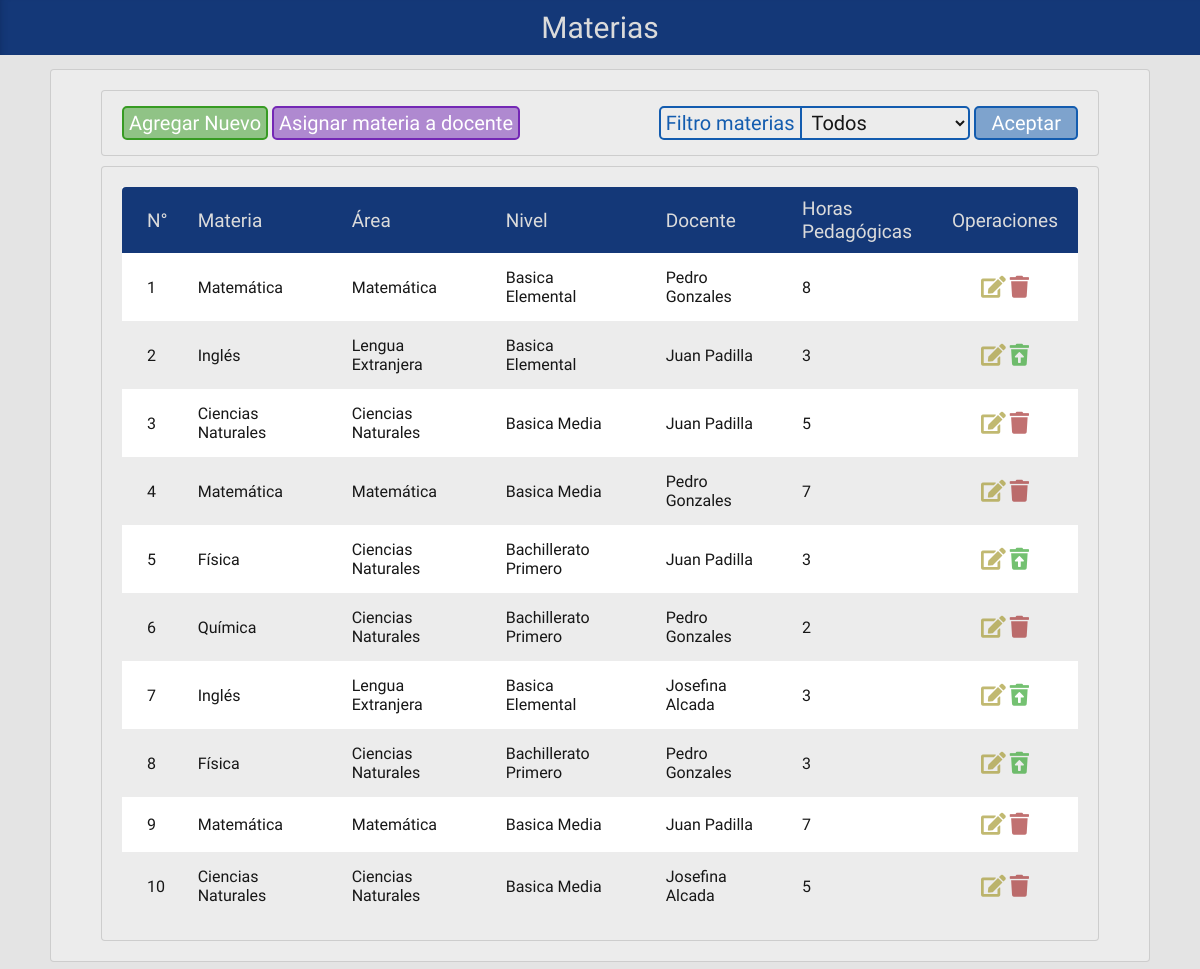
The page /php/editar_materia.php on the database as committed earlier.
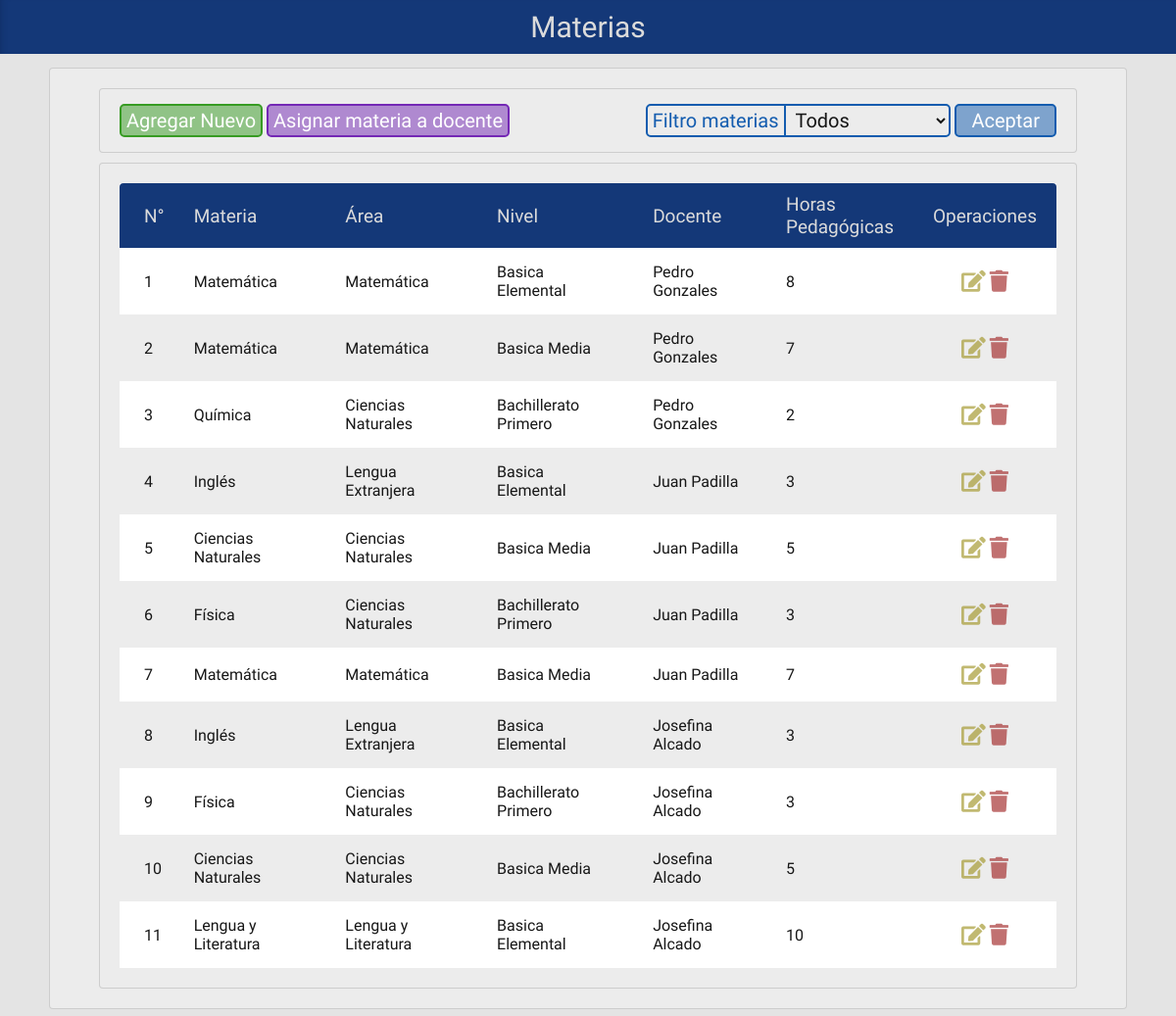
The same page on the database as committed later.
### tables this page shows
CREATE TABLE `materias` (
  `MAT_CODIGO` int(2) NOT NULL,
  `DOC_CODIGO` int(2) DEFAULT NULL,
  `MAT_NOMBRE` varchar(35) NOT NULL,
  `MAT_AREA` varchar(30) NOT NULL,
  `MAT_CARGAHORARIA` int(2) NOT NULL,
  `NIV_CODIGO` int(2) NOT NULL,
  `MAT_ESTADO` int(1) NOT NULL DEFAULT '1'
);

CREATE TABLE `nivel` (
  `NIV_CODIGO` int(2) NOT NULL,
  `NIV_NOMBRE` varchar(20) NOT NULL,
  `NIV_SUBNIVEL` varchar(20) NOT NULL,
  `NIV_ESTADO` int(1) NOT NULL DEFAULT '1'
);

CREATE TABLE `docente` (
  `DOC_CODIGO` int(2) NOT NULL,
  `USU_CODIGO` int(2) NOT NULL,
  `DOC_NOMBRE` varchar(35) NOT NULL,
  `DOC_APELLIDO` varchar(35) NOT NULL,
  `DOC_TELEFONO` int(10) NOT NULL,
  `DOC_CEDULA` varchar(10) NOT NULL,
  `DOC_FNACIMIENTO` date NOT NULL,
  `DOC_DIRECCION` varchar(50) NOT NULL,
  `DOC_CARGAHORARIA` int(2) DEFAULT NULL,
  `DOC_ESTADO` int(1) NOT NULL DEFAULT '1'
);

### php/editar_materia.php (the view, shortened to what the changed rows need)
<!doctype html>
<html>
<head>
	<link href="../css/estiloMostrar.css" rel="stylesheet" type="text/css">
	<link rel="stylesheet" href="https://use.fontawesome.com/releases/v5.8.1/css/all.css">
</head>
<body>
<div class="contenedor">
	<?php
	$conn = new mysqli( "localhost", "admin", "admin", "horarios" );
	$result = mysqli_query( $conn, "select * from materias m, docente d, nivel n where m.doc_codigo=d.doc_codigo and m.niv_codigo=n.niv_codigo" );
	$activos = mysqli_query( $conn, "select * from materias m, docente d, nivel n where m.doc_codigo=d.doc_codigo and m.niv_codigo=n.niv_codigo and m.mat_estado=1" );
	$desactivos = mysqli_query( $conn, "select * from materias m, docente d, nivel n where m.doc_codigo=d.doc_codigo and m.niv_codigo=n.niv_codigo and m.mat_estado=0" );
	$materiasq = mysqli_query($conn, "select *, count(case MAT_ESTADO when '1' then 1 else null end and case d.DOC_ESTADO when '1' then 1 else null end) docentes, sum(m.MAT_ESTADO) estado from materias m, docente d, nivel n where (m.doc_codigo=d.doc_codigo or m.doc_codigo is null) and m.niv_codigo=n.niv_codigo group by m.MAT_NOMBRE, m.NIV_CODIGO order by mat_nombre");
	?>
	<div class="cuerpo">
	<div class="cont-tabla">
	<table>
		<thead>
			<tr>
				<th>N°</th>
				<th>Materia</th>
				<th>Área</th>
				<th>Nivel</th>
				<th>Docente</th>
				<th>Horas<br>Pedagógicas</th>
				<th>Operaciones</th>
			</tr>
		</thead>
		<tbody>
			<?php
			$estado = $_POST[ 'estado' ];
			if ( $estado == 'Todos' ||  $estado == '') {
				$cont = 1;
				while ( $row = mysqli_fetch_array( $result ) ) {
					echo '<tr><td>' .$cont. '</td>';
					echo '<td>' . $row[ "MAT_NOMBRE" ] . '</td>';
					echo '<td>' . $row[ "MAT_AREA" ] . '</td>';
					if($row['NIV_ESTADO']=='1'){$niv = ucfirst(mb_strtolower($row[ "NIV_NOMBRE" ], 'UTF-8')). ' ' .ucfirst(mb_strtolower($row[ "NIV_SUBNIVEL" ], 'UTF-8'));}
					else {$niv = "Ninguno";}
					echo '<td>' .$niv. '</td>';
					if($row['DOC_ESTADO']=='1'){$doc = $row[ "DOC_NOMBRE" ] . ' ' . $row[ "DOC_APELLIDO" ];}
					else {$doc = "Ninguno";}
					echo '<td>' .$doc. '</td>';
					echo '<td>' . $row[ "MAT_CARGAHORARIA" ] . '</td>';
					if($row['MAT_ESTADO']=='1'){$estado = 'title="Eliminar" class="tabla-registro-elim btn-eliminar-a"><i class="fas fa-trash"></i>'; $est = "Activo";}
					else {$estado = 'title="Activar" class="btn-eliminar-i"><i class="fas fa-trash-restore"></i>'; $est = "Inactivo";}
					echo '<td> <a href="editar_materia_recibe.php?u='.$row[ "MAT_CODIGO" ].'" title="Editar" class="btn-editar"><i class="fas fa-edit"></i></a>
							   <a href="eliminar_materia.php?u='.$row[ "MAT_CODIGO" ].'" '.$estado.'</a></td></tr>';
					$cont++;
				}
			} else if ( $estado == 'Activos' ) {
				$cont = 1;
				while ( $row = mysqli_fetch_array( $activos ) ) {
					echo '<tr><td>' .$cont. '</td>';
					echo '<td>' . $row[ "MAT_NOMBRE" ] . '</td>';
					echo '<td>' . $row[ "MAT_AREA" ] . '</td>';
					if($row['NIV_ESTADO']=='1'){$niv = ucfirst(mb_strtolower($row[ "NIV_NOMBRE" ], 'UTF-8')). ' ' .ucfirst(mb_strtolower($row[ "NIV_SUBNIVEL" ], 'UTF-8'));}
					else {$niv = "Ninguno";}
					echo '<td>' .$niv. '</td>';
					if($row['DOC_ESTADO']=='1'){$doc = $row[ "DOC_NOMBRE" ] . ' ' . $row[ "DOC_APELLIDO" ];}
					else {$doc = "Ninguno";}
					echo '<td>' .$doc. '</td>';
					echo '<td>' . $row[ "MAT_CARGAHORARIA" ] . '</td>';
					echo '<td> <a href="editar_materia_recibe.php?u='.$row[ "MAT_CODIGO" ].'" title="Editar" class="btn-editar"><i class="fas fa-edit"></i></a>
							   <a href="eliminar_materia.php?u='.$row[ "MAT_CODIGO" ].'" title="Eliminar" class="tabla-registro-elim  btn-eliminar-a"><i class="fas fa-trash"></i></a></td></tr>';
					$cont++;
				}
				mysqli_free_result( $activos );
			} else if ( $estado == 'Desactivados' ) {
				$cont = 1;
				while ( $row = mysqli_fetch_array( $desactivos ) ) {
					echo '<tr><td>' .$cont. '</td>';
					echo '<td>' . $row[ "MAT_NOMBRE" ] . '</td>';
					echo '<td>' . $row[ "MAT_AREA" ] . '</td>';
					if($row['NIV_ESTADO']=='1'){$niv = ucfirst(mb_strtolower($row[ "NIV_NOMBRE" ], 'UTF-8')). ' ' .ucfirst(mb_strtolower($row[ "NIV_SUBNIVEL" ], 'UTF-8'));}
					else {$niv = "Ninguno";}
					echo '<td>' .$niv. '</td>';
					if($row['DOC_ESTADO']=='1'){$doc = $row[ "DOC_NOMBRE" ] . ' ' . $row[ "DOC_APELLIDO" ];}
					else {$doc = "Ninguno";}
					echo '<td>' .$doc. '</td>';
					echo '<td>' . $row[ "MAT_CARGAHORARIA" ] . '</td>';
					echo '<td> <a href="editar_materia_recibe.php?u='.$row[ "MAT_CODIGO" ].'" title="Editar" class="btn-editar"><i class="fas fa-edit"></i></a>
							   <a href="eliminar_materia.php?u='.$row[ "MAT_CODIGO" ].'" title="Activar"  class="btn-eliminar-i"><i class="fas fa-trash-restore"></i></a></td></tr>';
					$cont++;
				}
				mysqli_free_result( $desactivos );
			} else if ( $estado == 'Materias' ) {
				$cont = 1;
				while ( $row = mysqli_fetch_array( $materiasq ) ) {
					echo '<tr><td>' .$cont. '</td>';
					echo '<td>' . $row[ "MAT_NOMBRE" ] . '</td>';
					echo '<td>' . $row[ "MAT_AREA" ] . '</td>';
					if($row['NIV_ESTADO']=='1'){$niv = ucfirst(mb_strtolower($row[ "NIV_NOMBRE" ], 'UTF-8')). ' ' .ucfirst(mb_strtolower($row[ "NIV_SUBNIVEL" ], 'UTF-8'));}
					else {$niv = "Ninguno";}
					echo '<td>' .$niv. '</td>';
					if($row['DOC_ESTADO']=='1'){$doc = $row[ "DOC_NOMBRE" ] . ' ' . $row[ "DOC_APELLIDO" ];}
					else {$doc = "Ninguno";}
					echo '<td>' .$row['docentes']. ' docente/s' .'</td>';
					echo '<td>' . $row[ "MAT_CARGAHORARIA" ] . '</td>';
					if($row['estado']=='0'){$estado = 'title="Activar" class="btn-eliminar-i"><i class="fas fa-trash-restore"></i>'; $est = "Inactivo"; $esta="0";}
					else {$estado = 'title="Eliminar" class="tabla-registro-elim btn-eliminar-a"><i class="fas fa-trash"></i>'; $est = "Activo"; $esta="1";}
					echo '<td> <a href="editar_materiaG_recibe.php?u='.$row[ "MAT_CODIGO" ].'?e='.$esta.'" title="Editar" class="btn-editar"><i class="fas fa-edit"></i></a>
							   <a href="eliminar_materiaG.php?u='.$row[ "MAT_CODIGO" ].'&e='.$esta.'" '.$estado.'</a></td></tr>';
					$cont++;
				}
				mysqli_free_result( $desactivos );
			}
			?>
		</tbody>
	</table>
	</div>
	</div>
</div>
</body>
</html>

Rows that differ between the two databases and show on the page:
shown differently, row unchanged: materias (number 2 of 11 on the later page): moves up the list
shown differently, row unchanged: materias "Química": moves up the list
changed materias (number 4 of 11 on the later page): MAT_ESTADO 0 → 1 (drawn)
changed materias (number 6 of 11 on the later page): MAT_ESTADO 0 → 1 (drawn)
shown differently, row unchanged: materias (number 7 of 11 on the later page): moves up the list
changed materias (number 8 of 11 on the later page): DOC_CODIGO.DOC_APELLIDO "Josefina Alcada" → "Josefina Alcado"; MAT_ESTADO 0 → 1 (drawn)
changed materias (number 9 of 11 on the later page): DOC_CODIGO.DOC_APELLIDO "Pedro Gonzales" → "Josefina Alcado"; MAT_ESTADO 0 → 1 (drawn)
changed through a linked row, materias (number 10 of 11 on the later page): DOC_CODIGO.DOC_APELLIDO "Josefina Alcada" → "Josefina Alcado"
added materias: MAT_NOMBRE "Lengua y Literatura", MAT_AREA "Lengua y Literatura", NIV_CODIGO.NIV_SUBNIVEL "Basica Elemental", DOC_CODIGO.DOC_APELLIDO "Josefina Alcado", MAT_CARGAHORARIA "10", MAT_ESTADO 1 (drawn)
